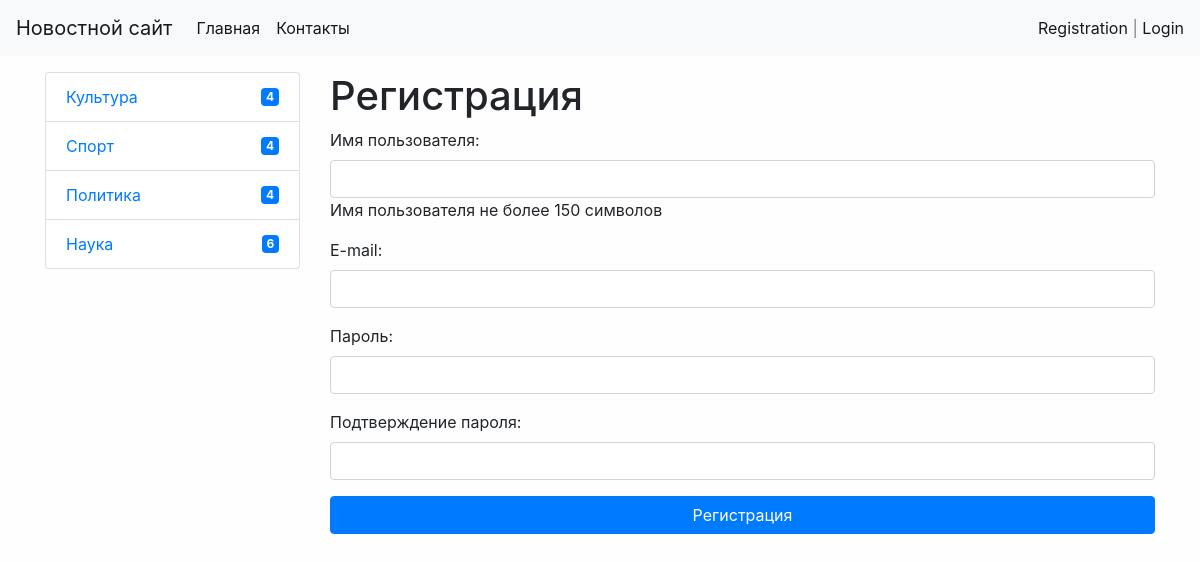
Screenshot of /register/ with the database file from the repository.
### news/models.py (models this page shows, shortened)
class Category(models.Model):
    title = models.CharField(max_length=150, db_index=True, verbose_name='Наименование категории')
    class Meta:
        verbose_name = 'Категория'
        verbose_name_plural = 'Категории'
        ordering = ['title']
    def get_absolute_url(self):
        return reverse('category', kwargs={'create_id': self.pk})

### news/views.py (the view)
# urls.py: path('register/', register, name='register'),
def register(request):
    if request.method == 'POST':
        form = UserRegisterForm(request.POST)
        if form.is_valid():
            user = form.save()
            login(request, user)
            messages.success(request, 'Вы успешно зарегестрировались')
            return redirect('home')
        else:
            messages.error(request, 'Ошибка регистрации')
    else:
        form = UserRegisterForm()
    return render(request, 'news/register.html', {'form': form})

### news/forms.py
class UserRegisterForm(UserCreationForm):
    username = forms.CharField(label='Имя пользователя', help_text='Имя пользователя не более 150 символов', widget=forms.TextInput(attrs={'class': 'form-control', 'autofocus': None,'autocomplete': 'off'}))
    password1 = forms.CharField(label='Пароль', widget=forms.PasswordInput(attrs={'class': 'form-control'}))
    password2 = forms.CharField(label='Подтверждение пароля', widget=forms.PasswordInput(attrs={'class': 'form-control'}))
    email = forms.EmailField(label='E-mail', widget=forms.EmailInput(attrs={'class': 'form-control'}))
    class Meta:
        model = User
        fields = ['username', 'email', 'password1', 'password2']

### news/templatetags/news_tags.py (called while the page is built)
@register.simple_tag(name='get_list_categories')
def get_categories():
    return Category.objects.all()

@register.inclusion_tag('news/list_categories.html')
def show_categories(arg1='Hello', arg2='world'):
    categories = Category.objects.annotate(cnt=Count('news', filter=F('news__is_published'))).filter(cnt__gt=0)
    return {"categories": categories, 'arg1': arg1, 'arg2': arg2}

### news/templates/news/register.html (shortened to what this page needs)
{% extends 'base.html' %}
{% block sidebar %}
    {% include 'inc/_sidebar.html'%}
{% endblock %}
{% block content %}
    <h1>Регистрация</h1>
    <form method="post">
        {{ form.as_p }}
        <button type="submit" class="btn btn-primary btn-block">Регистрация</button>
    </form>
{% endblock %}

### news/templates/news/list_categories.html
<ul class="list-group">
   {% for i in categories %}
        <a href="{{ i.get_absolute_url }}" class="list-group-item d-flex justify-content-between align-items-center">
           {{ i.title }}
            <span class="badge badge-primary bage-pill">{{ i.cnt }}</span>
        </a>
   {% endfor %}
</ul>

### mysite/static/css/style.css (style rules this page uses)
body { background-color: #fefefe; }

### rows the page displays
Category: title "Культура", cnt "4"
Category: title "Спорт", cnt "4"
Category: title "Политика", cnt "4"
Category: title "Наука", cnt "6"
